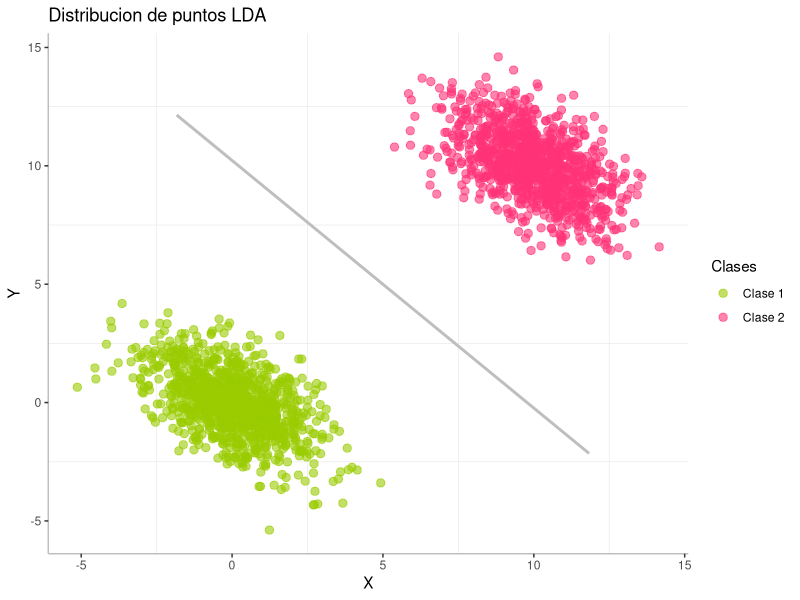
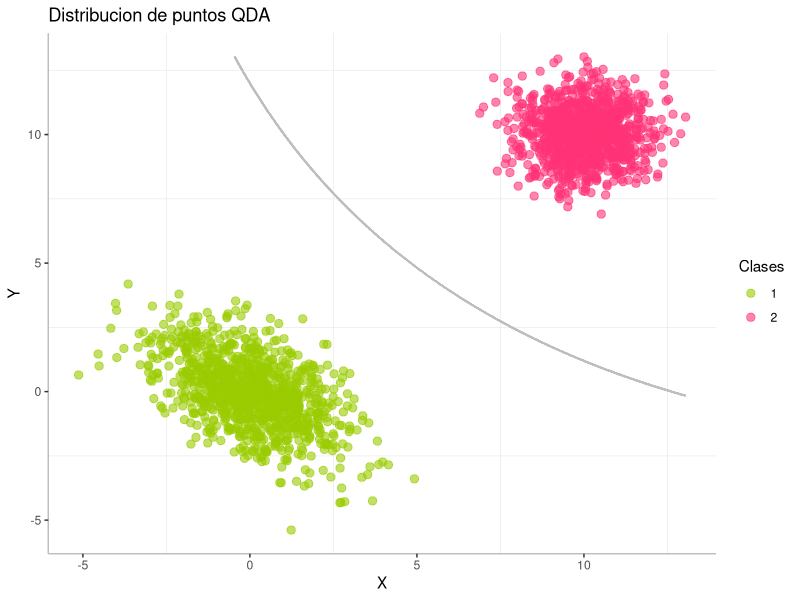

These charts were generated, in order, by the following R code:

library(MASS)
library(ggplot2)

############################################################################################################################################
############################################################################################################################################
# LDA
############################################################################################################################################
# Crear las dos clases de puntos:

n <- 1000
Sigma <- matrix(c(2,-1,-1,2),2,2)
mu1 <- c(0,0)
mu2 <- c(10,10)

set.seed(1234)
c1 <- cbind(mvrnorm(n, mu = mu1, Sigma), rep("Clase 1", n))
c2 <- cbind(mvrnorm(n, mu = mu2, Sigma), rep("Clase 2", n))

data_lda <- data.frame(rbind(c1,c2))
names(data_lda) <- c("X", "Y", "Clases")
data_lda$X <- as.numeric(as.character(data_lda$X))
data_lda$Y <- as.numeric(as.character(data_lda$Y))

remove(Sigma, c1,c2)
############################################################################################################################################
# LDA Y puntos por los que pasa el hiperplano separador

lda_model <- lda(Clases ~., data_lda, prior = c(0.5,0.5))

W <- lda_model$scaling                                    # Winv <- W%*%t(W) no sé por qué funciona
# el hiperplano es ortogonal a:
l <- ginv(W)*(lda_model$means[1,] - lda_model$means[2,])
# y como pasa por lda_model$means, también pasa por:
p1 <- colMeans(lda_model$means) + c(l[1], -l[2])
p2 <- colMeans(lda_model$means) - c(l[1], -l[2])
ps <- data.frame(rbind(p1,p2))

remove(lda_model,W,l,p1,p2)
############################################################################################################################################
# Gráficas
ggplot(data_lda, aes(x=X, y=Y, color=Clases)) + geom_point(alpha = 0.6, size = 2.5) + theme_bw()  + 
  theme(axis.line = element_line(colour = "gray"), panel.grid.major = element_blank(), 
        panel.border = element_blank(), panel.background = element_blank(), legend.key=element_rect(colour='transparent') ) +
  ggtitle("Distribucion de puntos LDA") +
  scale_colour_manual(values=c("#99cc00", "#ff3377")) +
  geom_line(data=ps, aes(x=X, y=Y), color="gray", size=1)


############################################################################################################################################
############################################################################################################################################
# QDA

sigma1 <- matrix(c(2,-1,-1,2),2,2)
sigma2 <- matrix(c(1,0,0,1),2,2)

set.seed(1234)
c3 <- cbind(mvrnorm(n, mu = mu1, Sigma=sigma1), rep(1, n))
c4 <- cbind(mvrnorm(n, mu = mu2, Sigma=sigma2), rep(2, n))

data_qda <- data.frame(rbind(c3,c4))
names(data_qda) <- c("X", "Y", "Clases")
data_qda$X <- as.numeric(as.character(data_qda$X))
data_qda$Y <- as.numeric(as.character(data_qda$Y))
data_qda$Clases <- as.factor(data_qda$Clases)

remove(sigma1, sigma2, c3, c4)
############################################################################################################################################
# QDA
qda_model <- qda(Clases ~., data_qda, prior = c(0.5,0.5))

x = seq(min(data_qda[,1]), max(data_qda[,1]), len = n)
y = seq(min(data_qda[,2]), max(data_qda[,2]), len = n)
z = data.frame(as.matrix(expand.grid(x,y), 0))
names(z) = c("X","Y")
grid_pred <- predict(qda_model, z)$class

data_dec_bound <- data.frame(cbind(z,grid_pred))
names(data_dec_bound) <- c("X","Y","Clases")
data_dec_bound$X <- as.numeric(as.character(data_dec_bound$X))
data_dec_bound$Y <- as.numeric(as.character(data_dec_bound$Y))

remove(x,y,z,grid_pred)
############################################################################################################################################
# Gráficas
ggplot(data_qda, aes(x=X, y=Y, color=Clases)) + geom_point(alpha = 0.6, size = 2.5) + theme_bw()  + 
  theme(axis.line = element_line(colour = "gray"), panel.grid.major = element_blank(), 
        panel.border = element_blank(), panel.background = element_blank(), legend.key=element_rect(colour='transparent') ) +
  ggtitle("Distribucion de puntos QDA") +
  scale_colour_manual(values=c("#99cc00", "#ff3377")) +
  stat_contour(data=data_dec_bound, aes(x=X, y=Y, z=as.numeric(as.character(Clases))), color="gray")



